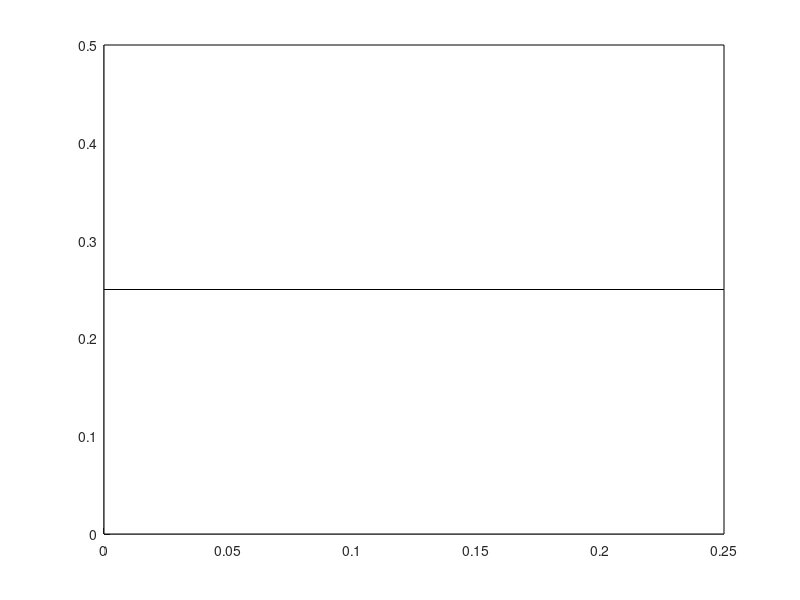

MATLAB code to generate this figure: (Note: this script raises an error after producing the figure.)
P = zeros(16, 2);
T = zeros(16, 1);
for i = 1:16
    P(i, 1) = fix((i - 1)/4) * 0.25;
    P(i, 2) = mod((i - 1), 4) * .25;
end
 
T(2) = 1; T(3) = 1;
T(5) = 1; T(8) = 1;
T(9) = 1; T(12) = 1;
T(14) = 1; T(15) = 1;
 
% Plot
color1 = [0 0 0];
color2 = [1 1 1];
figure
hold on
for i = 1:length(T)
    r = rectangle('Position', [P(i, 1) P(i, 2) .25 .25], 'FaceColor',color2);
    if T(i) == 1
        r.FaceColor = color1;
    end
end
 
axis([0 1 0 1])
axis square
title('First Data');
hold off